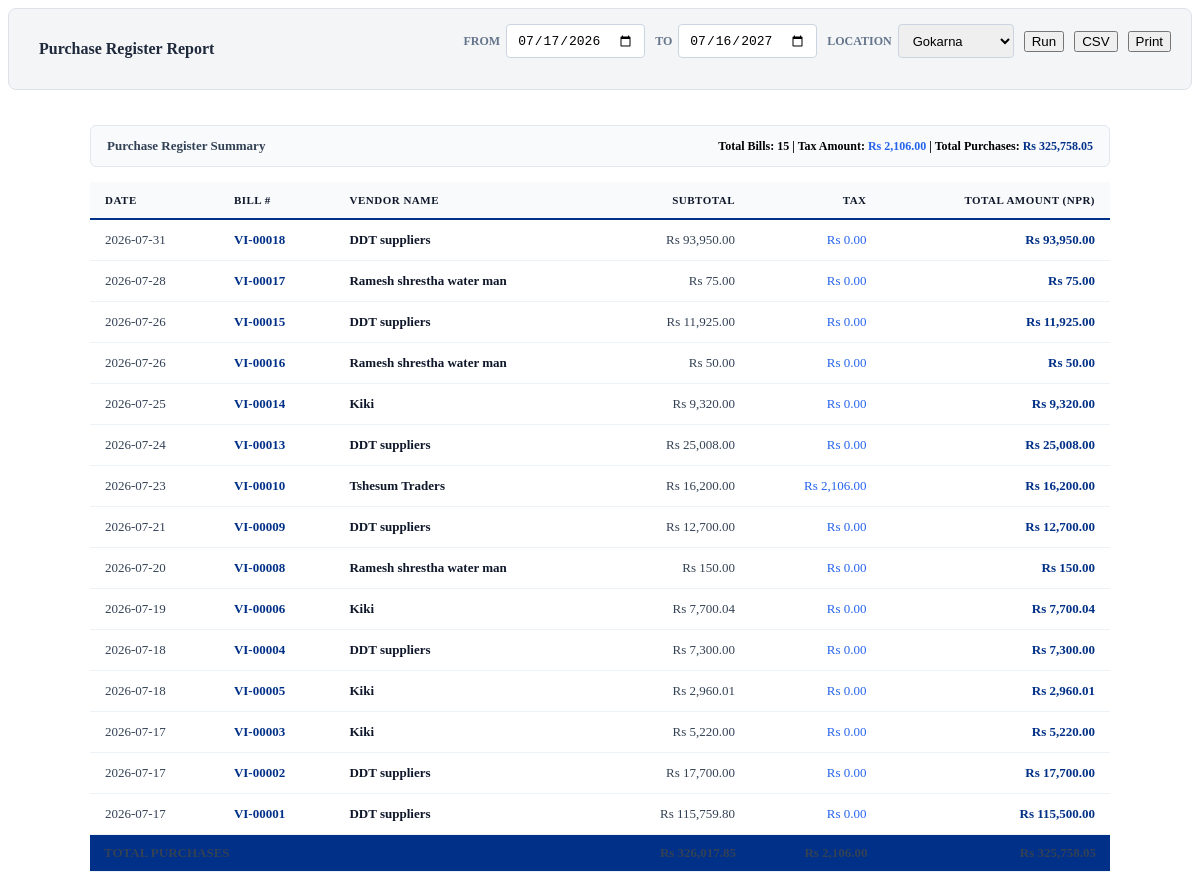
/forms/modules/reports/purchases/purchase_register_list.php, run on the app's committed database.
### tables this page shows
CREATE TABLE `system_info` (
  `id` int(30) NOT NULL AUTO_INCREMENT,
  `meta_field` text NOT NULL,
  `meta_value` text NOT NULL,
  PRIMARY KEY (`id`),
  KEY `idx_si_meta_field` (`meta_field`(768))
);

CREATE TABLE `vendor_bills` (
  `id` varchar(36) NOT NULL,
  `header_id` varchar(36) NOT NULL,
  `vendor_id` varchar(36) NOT NULL,
  `bill_date` date NOT NULL,
  `due_date` date NOT NULL,
  `vendor_invoice_number` varchar(50) DEFAULT NULL,
  `subtotal` decimal(14,2) NOT NULL,
  `discount_amount` decimal(14,2) NOT NULL,
  `tax_amount` decimal(14,2) NOT NULL,
  `total_amount` decimal(14,2) NOT NULL,
  `amount_paid` decimal(14,2) NOT NULL,
  `balance_due` decimal(14,2) NOT NULL,
  `payment_status` enum('unpaid','partial','paid') NOT NULL,
  `created_by` varchar(36) DEFAULT NULL,
  PRIMARY KEY (`id`),
  UNIQUE KEY `header_id` (`header_id`),
  UNIQUE KEY `vendor_invoice_number` (`vendor_invoice_number`),
  KEY `idx_vb_date` (`bill_date`),
  KEY `idx_vb_header_id` (`header_id`),
  KEY `idx_vb_vendor_id` (`vendor_id`),
  KEY `idx_vb_due_date` (`due_date`),
  KEY `idx_vb_balance_due` (`balance_due`),
  KEY `idx_vb_vendor_status` (`vendor_id`,`balance_due`),
  KEY `idx_vb_payment_status` (`payment_status`,`bill_date`),
  CONSTRAINT `vendor_bills_ibfk_1` FOREIGN KEY (`header_id`) REFERENCES `transaction_headers` (`id`),
  CONSTRAINT `vendor_bills_ibfk_2` FOREIGN KEY (`vendor_id`) REFERENCES `vendors` (`id`)
);

CREATE TABLE `transaction_headers` (
  `id` varchar(36) NOT NULL,
  `txn_number` varchar(50) NOT NULL,
  `txn_type` varchar(50) NOT NULL,
  `txn_date` date NOT NULL,
  `fiscal_year` int(11) NOT NULL,
  `fiscal_month` int(11) NOT NULL,
  `fiscal_period` char(7) NOT NULL,
  `status` varchar(30) NOT NULL DEFAULT 'open',
  `reference_number` varchar(50) DEFAULT NULL,
  `memo` text DEFAULT NULL,
  `created_by` varchar(36) NOT NULL,
  `approved_by` varchar(36) DEFAULT NULL,
  `location_id` varchar(36) DEFAULT NULL,
  `created_at` timestamp NOT NULL DEFAULT current_timestamp(),
  `posted_at` timestamp NULL DEFAULT NULL,
  `is_deleted` tinyint(1) DEFAULT 0,
  `party_id` varchar(36) DEFAULT NULL,
  `party_type` enum('customer','vendor','user') DEFAULT NULL,
  `net_amount` decimal(14,2) DEFAULT 0.00,
  `updated_at` timestamp NOT NULL DEFAULT current_timestamp() ON UPDATE current_timestamp(),
  `source` varchar(50) DEFAULT NULL,
  `is_readonly` tinyint(1) NOT NULL DEFAULT 0,
  `is_locked` tinyint(1) NOT NULL DEFAULT 0,
  PRIMARY KEY (`id`),
  UNIQUE KEY `txn_number` (`txn_number`),
  KEY `created_by` (`created_by`),
  KEY `approved_by` (`approved_by`),
  KEY `idx_transaction_headers_txn_type` (`txn_type`),
  KEY `idx_transaction_headers_status` (`status`),
  KEY `idx_transaction_headers_txn_date` (`txn_date`),
  KEY `idx_transaction_headers_is_deleted` (`is_deleted`),
  KEY `idx_th_date_status` (`txn_date`,`status`,`is_deleted`),
  KEY `idx_th_date_type` (`txn_date`,`txn_type`),
  KEY `idx_th_source` (`source`),
  KEY `idx_th_is_locked` (`is_locked`),
  KEY `idx_th_date_type_del` (`txn_date`,`txn_type`,`is_deleted`),
  KEY `idx_th_type_status_del` (`txn_type`,`status`,`is_deleted`),
  KEY `idx_th_date_del_status` (`txn_date`,`is_deleted`,`status`),
  KEY `idx_th_party_type` (`party_id`,`party_type`,`is_deleted`),
  KEY `idx_th_txn_number` (`txn_number`),
  KEY `idx_th_location_date` (`location_id`,`txn_date`,`is_deleted`),
  KEY `idx_th_fiscal_period` (`fiscal_period`,`txn_type`,`is_deleted`),
  KEY `idx_th_created_at` (`created_at`),
  KEY `idx_th_status` (`status`,`is_deleted`),
  CONSTRAINT `transaction_headers_ibfk_1` FOREIGN KEY (`created_by`) REFERENCES `users` (`id`),
  CONSTRAINT `transaction_headers_ibfk_2` FOREIGN KEY (`approved_by`) REFERENCES `users` (`id`)
);

CREATE TABLE `vendors` (
  `id` varchar(36) NOT NULL,
  `vendor_code` varchar(20) DEFAULT NULL,
  `company_name` varchar(150) NOT NULL,
  `contact_name` varchar(100) DEFAULT NULL,
  `location_id` varchar(36) DEFAULT NULL,
  `phone` varchar(20) DEFAULT NULL,
  `email` varchar(150) DEFAULT NULL,
  `address` text DEFAULT NULL,
  `pan_number` varchar(20) DEFAULT NULL,
  `vat_number` varchar(20) DEFAULT NULL,
  `payable_account_id` varchar(36) NOT NULL,
  `payment_terms_days` int(11) DEFAULT NULL,
  `credit_limit` decimal(14,2) DEFAULT NULL,
  `is_active` tinyint(1) NOT NULL DEFAULT 1,
  `created_at` timestamp NOT NULL DEFAULT current_timestamp(),
  `is_deleted` tinyint(1) DEFAULT 0,
  `updated_at` timestamp NOT NULL DEFAULT current_timestamp() ON UPDATE current_timestamp(),
  PRIMARY KEY (`id`),
  UNIQUE KEY `vendor_code` (`vendor_code`),
  KEY `payable_account_id` (`payable_account_id`),
  KEY `location_id` (`location_id`),
  KEY `idx_vend_del_act` (`is_deleted`,`is_active`),
  KEY `idx_vend_created` (`created_at`,`is_deleted`),
  CONSTRAINT `vendors_ibfk_1` FOREIGN KEY (`payable_account_id`) REFERENCES `accounts` (`id`)
);

### forms/modules/reports/purchases/purchase_register_list.php (the view, shortened to what the rows shown need)
<?php
require_once 'database/DBConnection.php';
require_once 'forms/modules/reports/rpt_helpers.php';
require_once 'api/reference_helper.php';
$db = db();
$fy        = rpt_get_current_fiscal_year_dates();
$date_from = $_GET['date_from'] ?? $fy['start_date'];
$date_to   = $_GET['date_to']   ?? $fy['end_date'];
$loc_sql = rpt_location_sql('th');
$purchases = $db->fetchAll("
    SELECT vb.id, th.txn_number as bill_number, vb.vendor_id, vb.subtotal, vb.tax_amount, vb.discount_amount, vb.total_amount,
           th.txn_date, v.company_name as vendor_name
    FROM vendor_bills vb
    JOIN transaction_headers th ON vb.header_id = th.id
    LEFT JOIN vendors v ON vb.vendor_id = v.id
    WHERE th.txn_date BETWEEN ? AND ? AND th.is_deleted = 0 AND th.status NOT IN ('void', 'voided', 'draft') {$loc_sql}
    ORDER BY th.txn_date DESC, vb.id DESC
", [$date_from, $date_to]);
$tot_subtotal = 0.0;
$tot_tax      = 0.0;
$tot_total    = 0.0;
foreach ($purchases as $p) {
    $tot_subtotal += (float)$p['subtotal'];
    $tot_tax      += (float)$p['tax_amount'];
    $tot_total    += (float)$p['total_amount'];
}
?>
<div class="ns-portlet" style="max-width: 1050px; margin: 0 auto;">
    <div class="ns-portlet-content" style="padding: 15px;">
        <div style="display:flex; justify-content:space-between; align-items:center; margin-bottom:15px; padding:12px 16px; background:#f8fafc; border:1px solid #e2e8f0; border-radius:6px;">
            <div style="font-size:12px; font-weight:600;">
                Total Bills: <strong><?= count($purchases) ?></strong> |
                Tax Amount: <strong style="color:#2563eb;"><?= rpt_currency($tot_tax) ?></strong> |
                Total Purchases: <strong style="color:#003087;"><?= rpt_currency($tot_total) ?></strong>
            </div>
        </div>
        <table class="ns-report-table-static" id="tbl-purchase-register">
            <thead>
                <tr>
                    <th>Date</th>
                    <th>Bill #</th>
                    <th>Vendor Name</th>
                    <th style="text-align:right">Subtotal</th>
                    <th style="text-align:right">Tax</th>
                    <th style="text-align:right">Total Amount (NPR)</th>
                </tr>
            </thead>
            <tbody>
                <?php if (empty($purchases)): ?>
                    <tr><td colspan="6" style="text-align:center; padding:30px; color:#94a3b8;">No purchase bills recorded in selected period.</td></tr>
                <?php else: ?>
                    <?php foreach ($purchases as $p): ?>
                        <tr>
                            <td><?= rpt_date($p['txn_date']) ?></td>
                            <td style="font-weight:600; color:#003087;"><?= htmlspecialchars($p['bill_number']) ?></td>
                            <td style="font-weight:600; color:#0f172a;"><?= htmlspecialchars($p['vendor_name'] ?: '—') ?></td>
                            <td style="text-align:right;"><?= rpt_currency((float)$p['subtotal']) ?></td>
                            <td style="text-align:right; color:#2563eb;"><?= rpt_currency((float)$p['tax_amount']) ?></td>
                            <td style="text-align:right; font-weight:700; color:#003087;"><?= rpt_currency((float)$p['total_amount']) ?></td>
                        </tr>
                    <?php endforeach; ?>
                <?php endif; ?>
            </tbody>
            <tfoot>
                <tr style="background:#003087; color:#fff; font-weight:900; font-size:13px">
                    <td colspan="3" style="padding:10px 14px">TOTAL PURCHASES</td>
                    <td style="text-align:right; padding:10px 14px"><?= rpt_currency($tot_subtotal) ?></td>
                    <td style="text-align:right; padding:10px 14px"><?= rpt_currency($tot_tax) ?></td>
                    <td style="text-align:right; padding:10px 14px"><?= rpt_currency($tot_total) ?></td>
                </tr>
            </tfoot>
        </table>
    </div>
</div>

### data on the page
system_info: meta_value "Rs 2,106.00", meta_value "Rs 325,758.05", meta_value "Rs 326,017.85"
vendor_bills: header.txn_date "2026-07-31", header.txn_number "VI-00018", vendor.company_name "DDT suppliers", subtotal.meta_value "Rs 93,950.00", tax_amount.meta_value "Rs 0.00", total_amount.meta_value "Rs 93,950.00"
vendor_bills: header.txn_date "2026-07-28", header.txn_number "VI-00017", vendor.company_name "Ramesh shrestha water man", subtotal.meta_value "Rs 75.00", tax_amount.meta_value "Rs 0.00", total_amount.meta_value "Rs 75.00"
vendor_bills: header.txn_date "2026-07-26", header.txn_number "VI-00015", vendor.company_name "DDT suppliers", subtotal.meta_value "Rs 11,925.00", tax_amount.meta_value "Rs 0.00", total_amount.meta_value "Rs 11,925.00"
vendor_bills: header.txn_date "2026-07-26", header.txn_number "VI-00016", vendor.company_name "Ramesh shrestha water man", subtotal.meta_value "Rs 50.00", tax_amount.meta_value "Rs 0.00", total_amount.meta_value "Rs 50.00"
vendor_bills: header.txn_date "2026-07-25", header.txn_number "VI-00014", vendor.company_name "Kiki", subtotal.meta_value "Rs 9,320.00", tax_amount.meta_value "Rs 0.00", total_amount.meta_value "Rs 9,320.00"
vendor_bills: header.txn_date "2026-07-24", header.txn_number "VI-00013", vendor.company_name "DDT suppliers", subtotal.meta_value "Rs 25,008.00", tax_amount.meta_value "Rs 0.00", total_amount.meta_value "Rs 25,008.00"
vendor_bills: header.txn_date "2026-07-23", header.txn_number "VI-00010", vendor.company_name "Tshesum Traders", subtotal.meta_value "Rs 16,200.00", tax_amount.meta_value "Rs 2,106.00", total_amount.meta_value "Rs 16,200.00"
vendor_bills: header.txn_date "2026-07-21", header.txn_number "VI-00009", vendor.company_name "DDT suppliers", subtotal.meta_value "Rs 12,700.00", tax_amount.meta_value "Rs 0.00", total_amount.meta_value "Rs 12,700.00"
vendor_bills: header.txn_date "2026-07-20", header.txn_number "VI-00008", vendor.company_name "Ramesh shrestha water man", subtotal.meta_value "Rs 150.00", tax_amount.meta_value "Rs 0.00", total_amount.meta_value "Rs 150.00"
vendor_bills: header.txn_date "2026-07-19", header.txn_number "VI-00006", vendor.company_name "Kiki", subtotal.meta_value "Rs 7,700.04", tax_amount.meta_value "Rs 0.00", total_amount.meta_value "Rs 7,700.04"
vendor_bills: header.txn_date "2026-07-18", header.txn_number "VI-00004", vendor.company_name "DDT suppliers", subtotal.meta_value "Rs 7,300.00", tax_amount.meta_value "Rs 0.00", total_amount.meta_value "Rs 7,300.00"
vendor_bills: header.txn_date "2026-07-18", header.txn_number "VI-00005", vendor.company_name "Kiki", subtotal.meta_value "Rs 2,960.01", tax_amount.meta_value "Rs 0.00", total_amount.meta_value "Rs 2,960.01"
vendor_bills: header.txn_date "2026-07-17", header.txn_number "VI-00003", vendor.company_name "Kiki", subtotal.meta_value "Rs 5,220.00", tax_amount.meta_value "Rs 0.00", total_amount.meta_value "Rs 5,220.00"
vendor_bills: header.txn_date "2026-07-17", header.txn_number "VI-00002", vendor.company_name "DDT suppliers", subtotal.meta_value "Rs 17,700.00", tax_amount.meta_value "Rs 0.00", total_amount.meta_value "Rs 17,700.00"
vendor_bills: header.txn_date "2026-07-17", header.txn_number "VI-00001", vendor.company_name "DDT suppliers", subtotal.meta_value "Rs 115,759.80", tax_amount.meta_value "Rs 0.00", total_amount.meta_value "Rs 115,500.00"

### other printed values
$title "Purchase Register Report"
$f['label'] "FROM"
$f['label'] "TO"
$f['label'] "LOCATION"
count($purchases) "15"
form field location_id "Gokarna"
